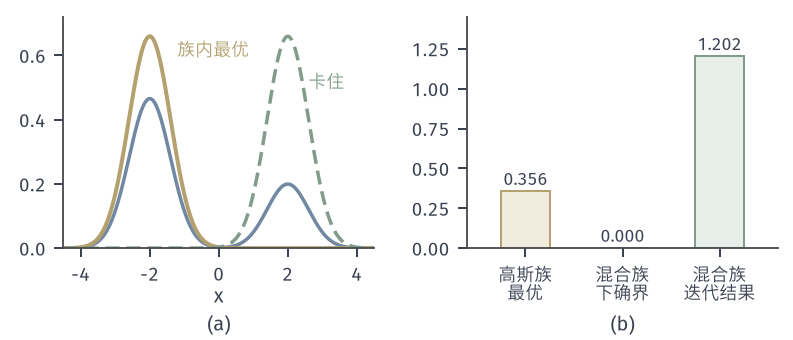

Write Python code to recreate this figure.
from pathlib import Path
import sys
HERE = Path(__file__).resolve().parent
sys.path.insert(0, str(HERE.parent/'dapx-common'))
from common import *
# Target pi = 0.7 N(-2,0.6^2)+0.3 N(2,0.6^2), objective D(Q||Pi).
# Single-Gaussian family: global minimum near N(-2,0.6^2); local minimum near N(2,0.6^2) (grid search, s in [0.3,1.2]).
# Two-component Gaussian mixtures with free weight contain pi itself, so their infimum is 0.
# A mixture started with both components identical at the light mode keeps them identical (symmetry),
# so it ends at the single-Gaussian local minimum.
x = np.linspace(-10, 10, 20001); dx = x[1]-x[0]; pi = mix_pdf(x)
def rev(m, s):
    q = npdf(x, m, s); return float(np.sum(q*(np.log(q+1e-300)-np.log(pi)))*dx)
S = np.linspace(.3, 1.2, 181)
def best_s(m0):
    best = (9, None, None)
    for m in np.linspace(m0-.3, m0+.3, 61):
        for s in S:
            v = rev(m, s)
            if v < best[0]: best = (v, m, s)
    return best
g = best_s(-2.); l = best_s(2.)
fig, axs = figure(width_mm=112, height_mm=48, ncols=2)
panel(fig, left=.08, right=.98, top=.95, bottom=.27, wspace=.3)
ax = axs[0]
xx = np.linspace(-4.5, 4.5, 901)
ax.plot(xx, mix_pdf(xx), color=BLUE, lw=1.4)
ax.plot(xx, npdf(xx, g[1], g[2]), color=YELLOW, lw=1.6)
ax.plot(xx, npdf(xx, l[1], l[2]), color=GREEN, lw=1.4, ls=DASH)
lab(ax, 2.6, .5, '卡住', GREEN, fontsize=7); lab(ax, -1.2, .6, '族内最优', YELLOW, fontsize=7)
ax.set_xlim(-4.5, 4.5); ax.set_ylim(0, .72); axlab(ax, '$x$', None)
ax = axs[1]
vals = [g[0], 0.0, l[0]]
cols = [(YELLOW, YELLOW_FILL), (BLUE, BLUE_FILL), (GREEN, GREEN_FILL)]
for i, (v, (c, f)) in enumerate(zip(vals, cols)):
    bars(ax, [i], [v], c, f, width=.5)
    lab(ax, i, v+.04, f'{v:.3f}', INK, ha='center', fontsize=7)
ax.set_xticks([0, 1, 2]); ax.set_xticklabels(['高斯族\n最优', '混合族\n下确界', '混合族\n迭代结果'], fontsize=7)
ax.set_xlim(-.6, 2.6); ax.set_ylim(0, 1.45)
tags(fig, axs)
save(fig, HERE, 'figure', {'single_global': list(map(float, g)), 'single_local_light': list(map(float, l)), 'mixture_inf': 0.0})
